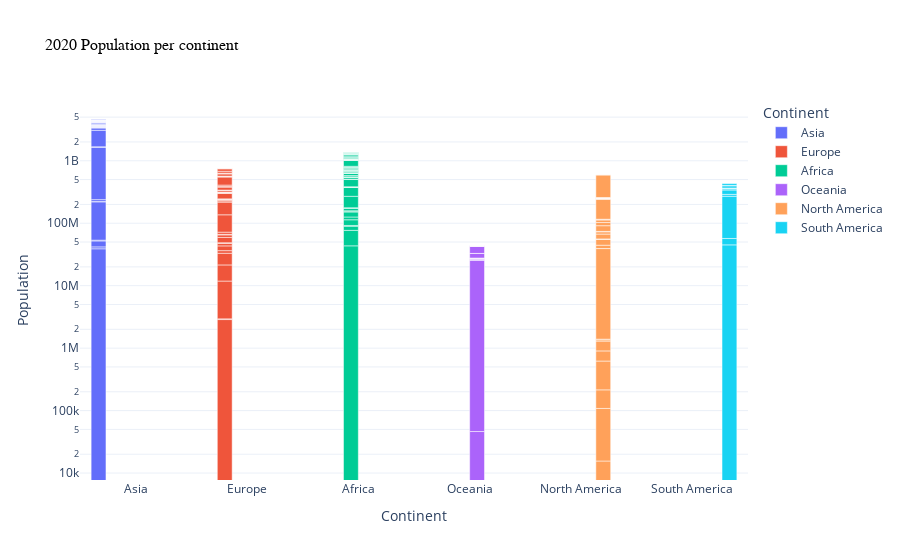

Notebook cell for this chart:
### Code cell
fig = px.bar(World_population, x='Continent', y='2020 Population', color='Continent', title='2020 Population per continent', barmode='group')
fig.update_layout(yaxis_type="log", title_font=dict(size=16, family='Courier New',color='black'), xaxis_title='Continent', yaxis_title='Population', template='plotly_white')
fig.show()

### Figure 1 — Plotly figure (JSON) as saved in the notebook; plotly's stock layout.template omitted (floating-point values rounded to 4 significant figures)
{"data": [{"alignmentgroup": "True", "hovertemplate": "Continent=%{x}<br>2020 Population=%{y}<extra></extra>", "legendgroup": "Asia", "marker": {"color": "#636efa", "pattern": {"shape": ""}}, "name": "Asia", "offsetgroup": "Asia", "orientation": "v", "showlegend": true, "textposition": "auto", "type": "bar", "x": ["Asia", "Asia", "Asia", "Asia", "Asia", "Asia", "Asia", "Asia", "Asia", "Asia", "Asia", "Asia", "Asia", "Asia", "Asia", "Asia", "Asia", "Asia", "Asia", "Asia", "Asia", "Asia", "Asia", "Asia", "Asia", "Asia", "Asia", "Asia", "Asia", "Asia", "Asia", "Asia", "Asia", "Asia", "Asia", "Asia", "Asia", "Asia", "Asia", "Asia", "Asia", "Asia", "Asia", "Asia", "Asia", "Asia", "Asia", "Asia", "Asia", "Asia"], "xaxis": "x", "y": [38972230, 2805608, 10284951, 1477469, 167420951, 772506, 441725, 16396860, 1424929781, 3765912, 7500958, 1396387127, 271857970, 87290193, 42556984, 8757489, 125244761, 10928721, 18979243, 4360444, 6424874, 7319399, 5662923, 676283, 33199993, 514438, 3294335, 53423198, 29348627, 25867467, 4543399, 227196741, 5019401, 112190977, 2760385, 35997107, 5909869, 51844690, 21715079, 20772595, 23821464, 9543207, 71475664, 1299995, 84135428, 6250438, 9287289, 33526656, 96648685, 32284046], "yaxis": "y"}, {"alignmentgroup": "True", "hovertemplate": "Continent=%{x}<br>2020 Population=%{y}<extra></extra>", "legendgroup": "Europe", "marker": {"color": "#EF553B", "pattern": {"shape": ""}}, "name": "Europe", "offsetgroup": "Europe", "orientation": "v", "showlegend": true, "textposition": "auto", "type": "bar", "x": ["Europe", "Europe", "Europe", "Europe", "Europe", "Europe", "Europe", "Europe", "Europe", "Europe", "Europe", "Europe", "Europe", "Europe", "Europe", "Europe", "Europe", "Europe", "Europe", "Europe", "Europe", "Europe", "Europe", "Europe", "Europe", "Europe", "Europe", "Europe", "Europe", "Europe", "Europe", "Europe", "Europe", "Europe", "Europe", "Europe", "Europe", "Europe", "Europe", "Europe", "Europe", "Europe", "Europe", "Europe", "Europe", "Europe", "Europe", "Europe", "Europe", "Europe"], "xaxis": "x", "y": [2866849, 77700, 8907777, 9633740, 11561717, 3318407, 6979175, 4096868, 1237537, 10530953, 5825641, 1329444, 52415, 5529468, 64480053, 83328988, 32709, 10512232, 62794, 9750573, 366669, 4946119, 84046, 59500579, 108319, 1897052, 38756, 2820267, 630399, 515357, 3084847, 36922, 629048, 17434557, 2111072, 5379839, 38428366, 10298192, 19442038, 145617329, 34007, 7358005, 5456681, 2117641, 47363807, 10368969, 8638613, 43909666, 67059474, 520], "yaxis": "y"}, {"alignmentgroup": "True", "hovertemplate": "Continent=%{x}<br>2020 Population=%{y}<extra></extra>", "legendgroup": "Africa", "marker": {"color": "#00cc96", "pattern": {"shape": ""}}, "name": "Africa", "offsetgroup": "Africa", "orientation": "v", "showlegend": true, "textposition": "auto", "type": "bar", "x": ["Africa", "Africa", "Africa", "Africa", "Africa", "Africa", "Africa", "Africa", "Africa", "Africa", "Africa", "Africa", "Africa", "Africa", "Africa", "Africa", "Africa", "Africa", "Africa", "Africa", "Africa", "Africa", "Africa", "Africa", "Africa", "Africa", "Africa", "Africa", "Africa", "Africa", "Africa", "Africa", "Africa", "Africa", "Africa", "Africa", "Africa", "Africa", "Africa", "Africa", "Africa", "Africa", "Africa", "Africa", "Africa", "Africa", "Africa", "Africa", "Africa", "Africa", "Africa", "Africa", "Africa", "Africa", "Africa", "Africa", "Africa"], "xaxis": "x", "y": [43451666, 33428485, 12643123, 2546402, 21522626, 12220227, 26491087, 582640, 5343020, 16644701, 806166, 1090156, 92853164, 107465134, 1596049, 3555868, 1180655, 117190911, 2292573, 2573995, 32180401, 13205153, 2015828, 26811790, 51985780, 2254100, 5087584, 6653942, 28225177, 19377061, 21224040, 4498604, 1297828, 305587, 36688772, 31178239, 2489098, 24333639, 208327405, 5702174, 957822, 13146362, 218641, 16436119, 105530, 8233969, 16537016, 58801927, 10606227, 44440486, 61704518, 8442580, 12161723, 44404611, 556048, 18927715, 15669666], "yaxis": "y"}, {"alignmentgroup": "True", "hovertemplate": "Continent=%{x}<br>2020 Population=%{y}<extra></extra>", "legendgroup": "Oceania", "marker": {"color": "#ab63fa", "pattern": {"shape": ""}}, "name": "Oceania", "offsetgroup": "Oceania", "orientation": "v", "showlegend": true, "textposition": "auto", "type": "bar", "x": ["Oceania", "Oceania", "Oceania", "Oceania", "Oceania", "Oceania", "Oceania", "Oceania", "Oceania", "Oceania", "Oceania", "Oceania", "Oceania", "Oceania", "Oceania", "Oceania", "Oceania", "Oceania", "Oceania", "Oceania", "Oceania", "Oceania", "Oceania"], "xaxis": "x", "y": [46189, 25670051, 17029, 920422, 301920, 169231, 126463, 43413, 112106, 12315, 286403, 5061133, 1942, 49587, 17972, 9749640, 214929, 691191, 1827, 105254, 11069, 311685, 11655], "yaxis": "y"}, {"alignmentgroup": "True", "hovertemplate": "Continent=%{x}<br>2020 Population=%{y}<extra></extra>", "legendgroup": "North America", "marker": {"color": "#FFA15A", "pattern": {"shape": ""}}, "name": "North America", "offsetgroup": "North America", "orientation": "v", "showlegend": true, "textposition": "auto", "type": "bar", "x": ["North America", "North America", "North America", "North America", "North America", "North America", "North America", "North America", "North America", "North America", "North America", "North America", "North America", "North America", "North America", "North America", "North America", "North America", "North America", "North America", "North America", "North America", "North America", "North America", "North America", "North America", "North America", "North America", "North America", "North America", "North America", "North America", "North America", "North America", "North America", "North America", "North America", "North America", "North America", "North America"], "xaxis": "x", "y": [15585, 92664, 106585, 406471, 280693, 394921, 64031, 30910, 37888705, 67311, 5123105, 11300698, 189288, 71995, 10999664, 6292731, 56026, 123663, 395642, 17362718, 11306801, 10121763, 2820436, 370391, 125998302, 4500, 6755895, 4294396, 3271564, 10681, 47642, 179237, 32552, 5906, 104632, 43621, 1518147, 44276, 335942003, 100442], "yaxis": "y"}, {"alignmentgroup": "True", "hovertemplate": "Continent=%{x}<br>2020 Population=%{y}<extra></extra>", "legendgroup": "South America", "marker": {"color": "#19d3f3", "pattern": {"shape": ""}}, "name": "South America", "offsetgroup": "South America", "orientation": "v", "showlegend": true, "textposition": "auto", "type": "bar", "x": ["South America", "South America", "South America", "South America", "South America", "South America", "South America", "South America", "South America", "South America", "South America", "South America", "South America", "South America"], "xaxis": "x", "y": [45036032, 11936162, 213196304, 19300315, 50930662, 17588595, 3747, 290969, 797202, 6618695, 33304756, 607065, 3429086, 28490453], "yaxis": "y"}], "layout": {"barmode": "group", "legend": {"title": {"text": "Continent"}, "tracegroupgap": 0}, "title": {"font": {"color": "black", "family": "Courier New", "size": 16}, "text": "2020 Population per continent"}, "xaxis": {"anchor": "y", "categoryarray": ["Asia", "Europe", "Africa", "Oceania", "North America", "South America"], "categoryorder": "array", "domain": [0, 1], "title": {"text": "Continent"}}, "yaxis": {"anchor": "x", "domain": [0, 1], "title": {"text": "Population"}, "type": "log"}}}
